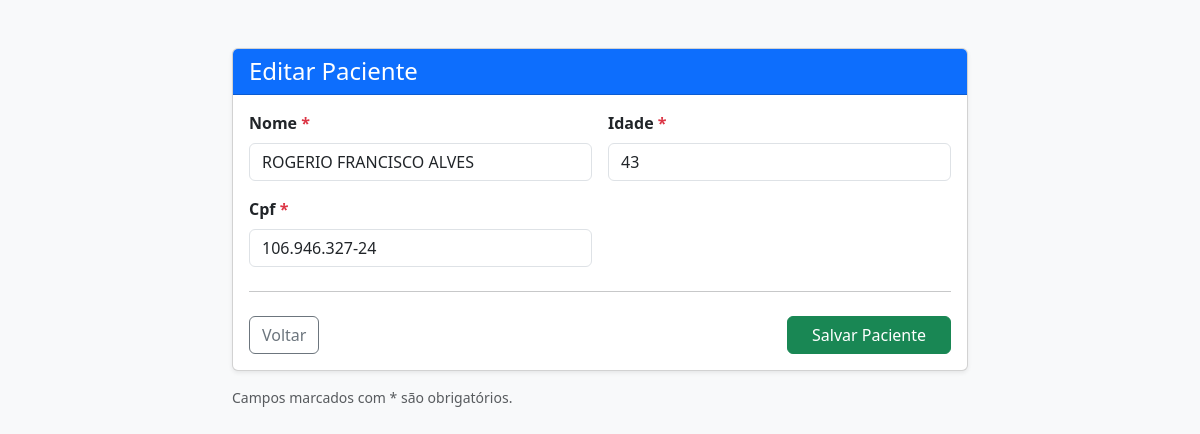
The app's page /pacientes/editar/1/ with its own data.
### pacientes/models.py (models this page shows, shortened)
class Paciente(models.Model):
    nome = models.CharField(max_length=100)
    idade = models.IntegerField()
    cpf = models.CharField(max_length=14, unique=True)

### pacientes/views.py (the view)
# urls.py: path('editar/<int:pk>/', views.editar_paciente, name='editar_paciente'),
def editar_paciente(request, pk):
    paciente = get_object_or_404(Paciente, pk=pk)
    if request.method == 'POST':
        form = PacienteForm(request.POST, instance=paciente)
        if form.is_valid():
            form.save()
            return redirect('listar_pacientes')
    else:
        form = PacienteForm(instance=paciente)
    return render(request, 'pacientes/form.html', {'form': form})

### pacientes/forms.py
class PacienteForm(forms.ModelForm):
    class Meta:
        model = Paciente
        fields = '__all__'
        widgets = {
            'nome': forms.TextInput(attrs={'class': 'form-control'}),
            'idade': forms.NumberInput(attrs={'class': 'form-control'}),
            'cpf': forms.TextInput(attrs={
                'class': 'form-control',
                'maxlength': '14',
                'placeholder': '000.000.000-00',
                'oninput': 'mascaraCPF(this)'
            }),
        }

### pacientes/templates/pacientes/form.html (shortened to what this page needs)
<!DOCTYPE html>
<html lang="pt-br">
<head>
    <link href="https://cdn.jsdelivr.net/npm/bootstrap@5.3.2/dist/css/bootstrap.min.css" rel="stylesheet">
</head>
<body class="bg-light">
<div class="container mt-5 mb-5">
    <div class="row justify-content-center">
        <div class="col-lg-8">
            <div class="card shadow-sm">
                <div class="card-header bg-primary text-white">
                    <h4 class="mb-0">
                        {% if form.instance.pk %}
                            Editar Paciente
                        {% else %}
                            Cadastro de Paciente
                        {% endif %}
                    </h4>
                </div>
                <div class="card-body">
                    <form method="post" novalidate>
                        <div class="row g-3">
                            {% for field in form %}
                                <div class="col-md-6">
                                    <label class="form-label fw-semibold">
                                        {{ field.label }}
                                        {% if field.field.required %}
                                            <span class="text-danger">*</span>
                                        {% endif %}
                                    </label>
                                    {{ field }}
                                </div>
                            {% endfor %}
                        </div>
                        <hr class="my-4">
                        <div class="d-flex justify-content-between">
                            <a href="{% url 'listar_pacientes' %}" class="btn btn-outline-secondary">
                                Voltar
                            </a>
                            <button type="submit" class="btn btn-success px-4">
                                Salvar Paciente
                            </button>
                        </div>
                    </form>
                </div>
            </div>
            <p class="text-muted small mt-3">
                Campos marcados com * são obrigatórios.
            </p>
        </div>
    </div>
</div>
</body>
</html>

### records on screen
Paciente: form "ROGERIO FRANCISCO ALVES" "43" "106.946.327-24"

### other values on screen
{{ field.label }} "Nome" "Idade" "Cpf"
